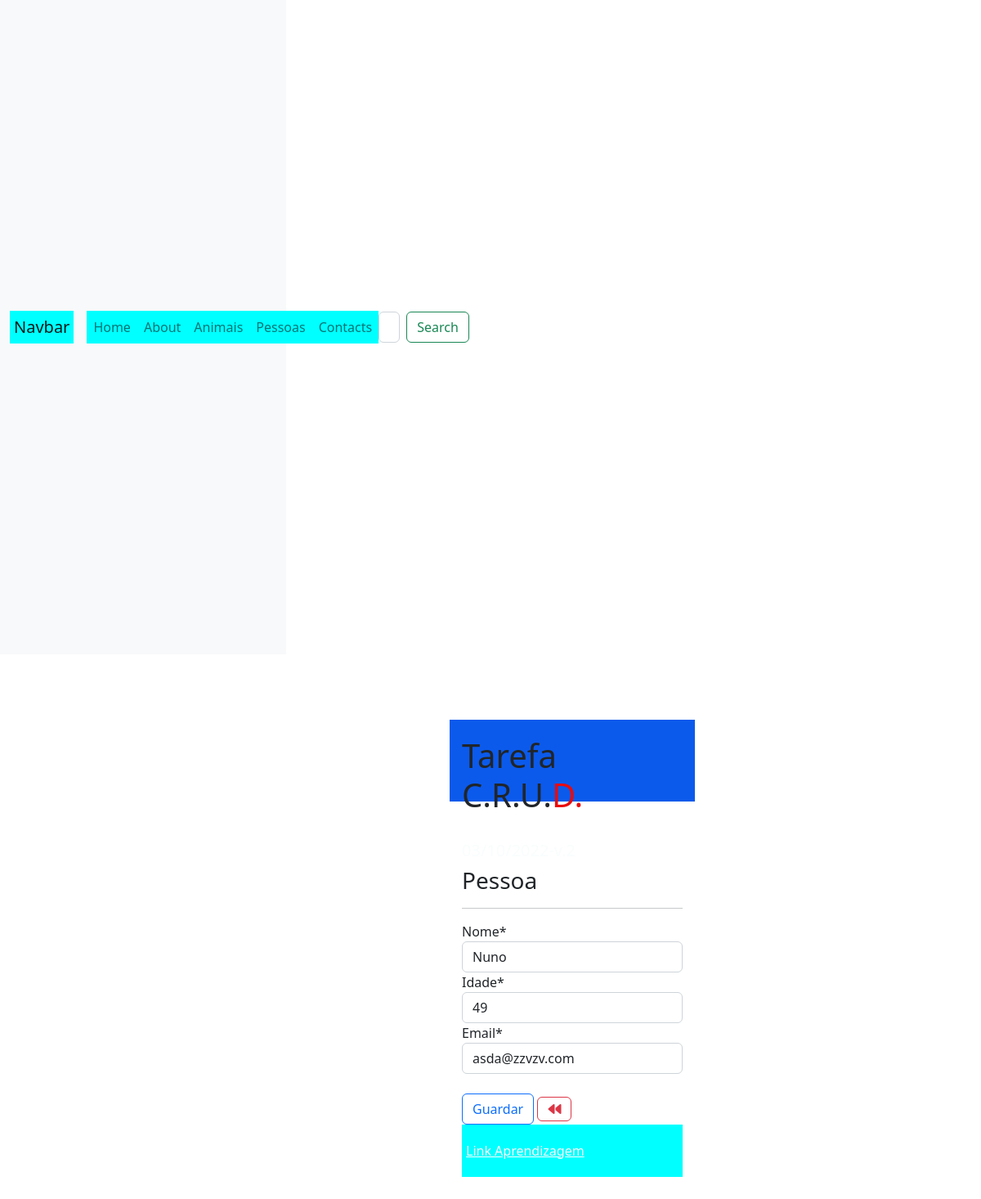
Before: /pessoa/atualizar/1/ with the older database file.
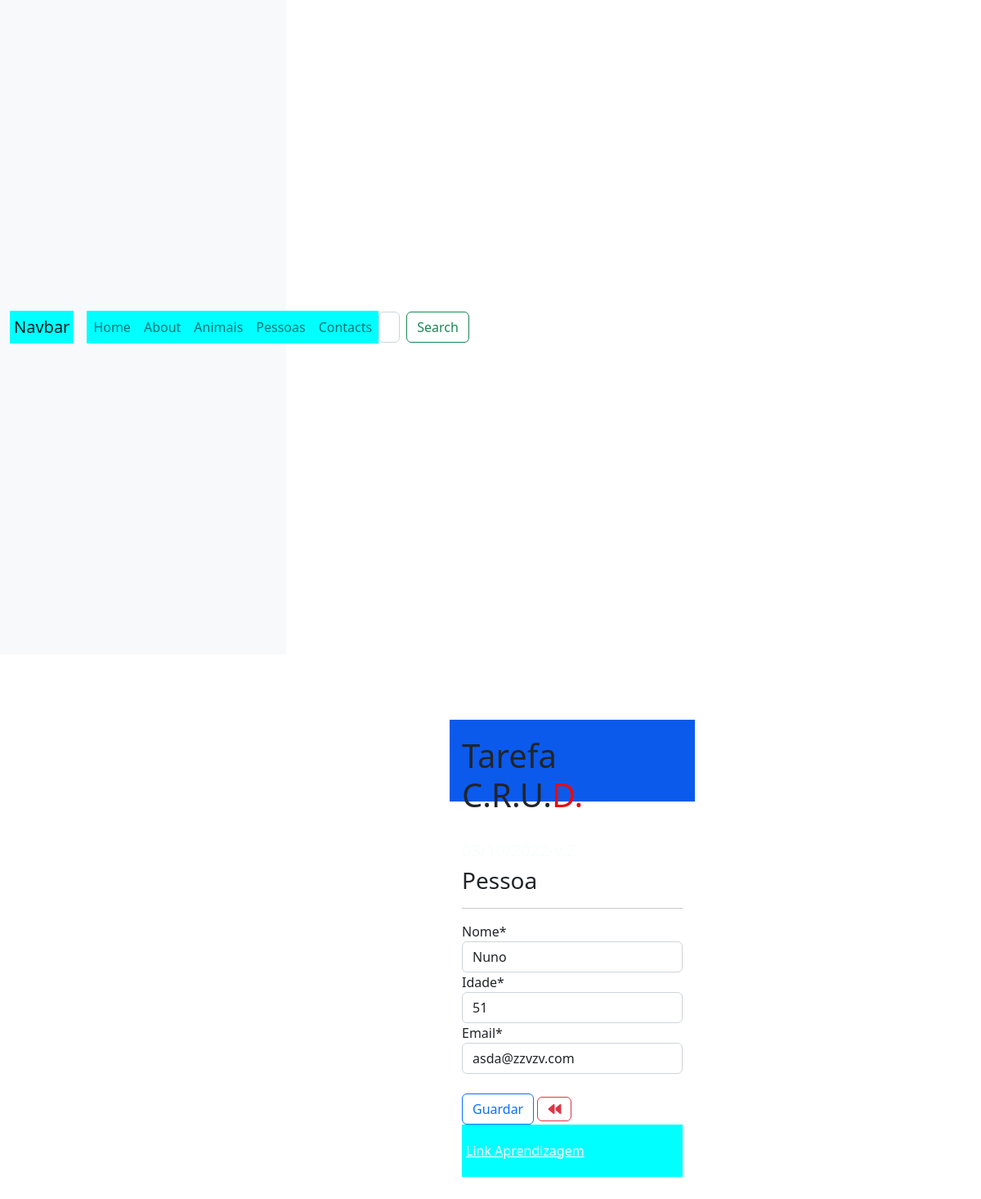
After: the same page with the newer database file.
### apps/pessoa/models.py (models this page shows, shortened)
class Pessoa(models.Model):
    nome = models.CharField(max_length=50)
    idade = models.IntegerField()
    nif = models.CharField(max_length=9)
    email = models.EmailField()

### apps/pessoa/views.py (the view)
# urls.py: path('atualizar/<int:pk>/', PessoaUpdateView.as_view(), name='atualizar'),
class PessoaUpdateView(UpdateView):
    model = Pessoa
    fields = ['nome', 'idade', 'email']
    template_name = 'pessoa/pessoa_update.html'
    success_url = reverse_lazy('pessoa:lista')

### apps/pessoa/templates/pessoa/pessoa_update.html (shortened to what this page needs)
{% extends 'base.html' %}
{% load crispy_forms_tags %}
{% block content %}
<div class="content-section">
    <h3>Pessoa</h3>
    <hr>
    <form method="Post">
        {{ form|crispy}}
        <br>
        <button class="btn btn-outline-primary" type="submit">Guardar</button>
        <a class="btn btn-outline-danger" href="{% url 'pessoa:lista' %}"><i class="fa-sharp fa-solid fa-backward"></i></a>
    </form>
</div>
{% endblock %}

Changed rows visible on the page:
changed Pessoa "Nuno": idade "49" → "51"
